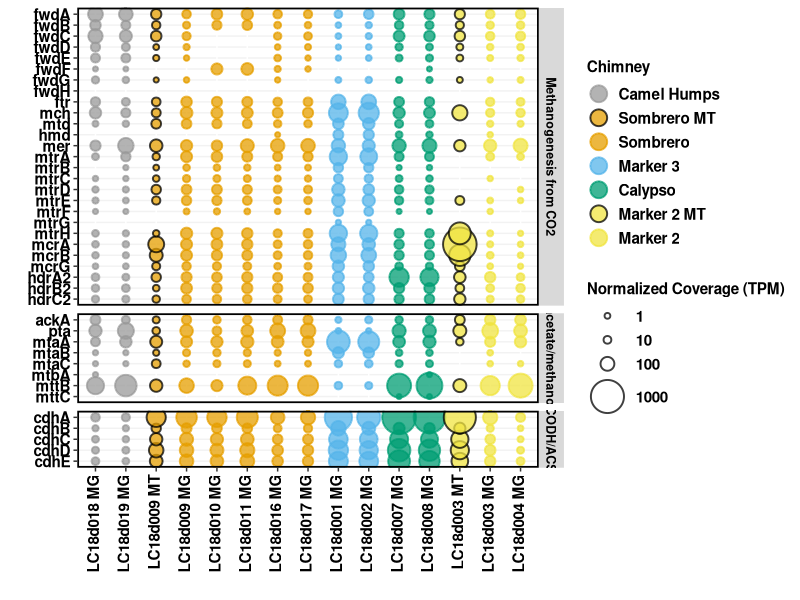
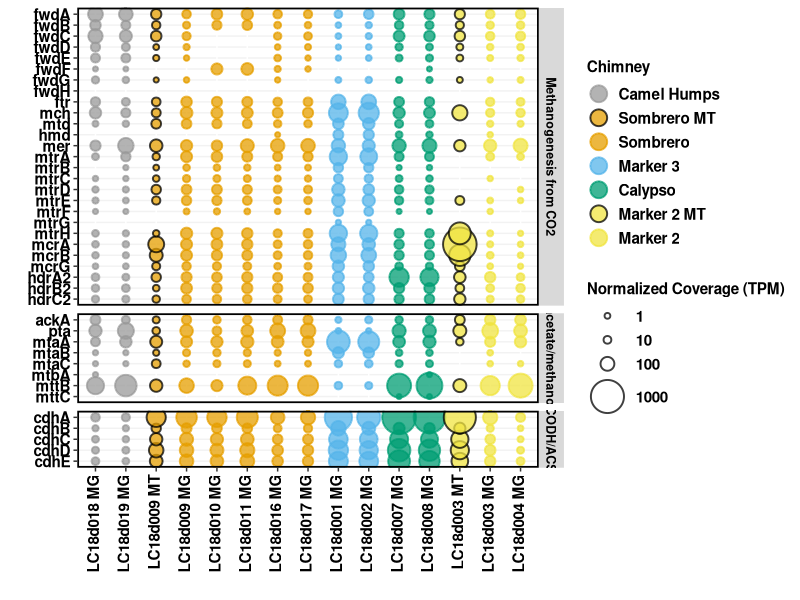
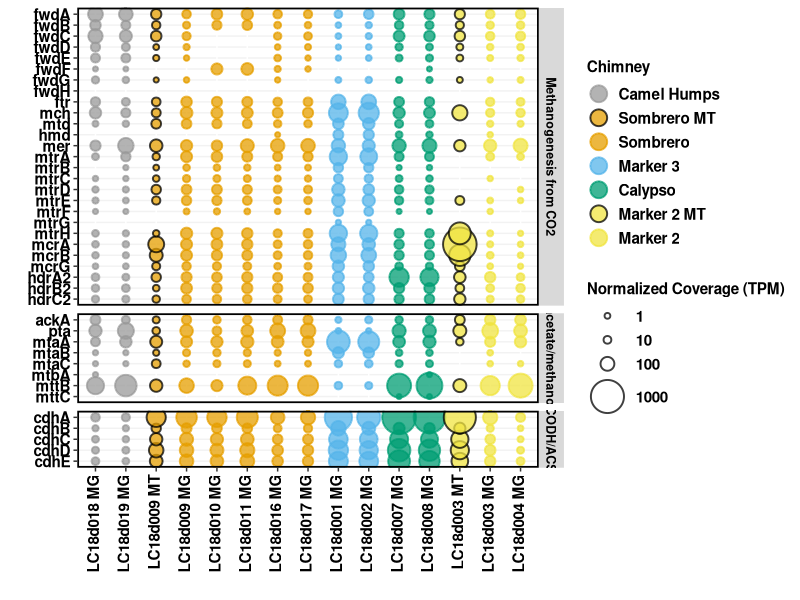

R code for these plots, in order:
# following tutorial from Jackie Zorz https://jkzorz.github.io/2019/06/05/Bubble-plots.html

library(ggplot2)
library(reshape2)

pc = read.csv("bubbles-methanogenesis-v2.csv", header = TRUE)

#convert data frame from a "wide" format to a "long" format
pcm = melt(pc, id = c("Sample", "Chimney"))

#Keep the order of samples from your excel sheet:
pcm$Sample <- factor(pcm$Sample,levels=unique(pcm$Sample))

#specify order of chimneys
pcm$Chimney = factor(pcm$Chimney, levels = c("Camel Humps", "Sombrero MT", "Sombrero", "Marker 3", "Calypso", "Marker 2 MT", "Marker 2"))

#define gene category factor
library(plyr)
pcm$Genes = revalue(pcm$variable, c("hdrC2"="Methanogenesis from CO2","hdrB2"="Methanogenesis from CO2","hdrA2"="Methanogenesis from CO2","mcrG"="Methanogenesis from CO2","mcrB"="Methanogenesis from CO2","mcrA"="Methanogenesis from CO2","mtrH"="Methanogenesis from CO2","mtrG"="Methanogenesis from CO2","mtrF"="Methanogenesis from CO2","mtrE"="Methanogenesis from CO2","mtrD"="Methanogenesis from CO2","mtrC"="Methanogenesis from CO2","mtrB"="Methanogenesis from CO2","mtrA"="Methanogenesis from CO2","mer"="Methanogenesis from CO2","hmd"="Methanogenesis from CO2","mtd"="Methanogenesis from CO2","mch"="Methanogenesis from CO2","ftr"="Methanogenesis from CO2","fwdH"="Methanogenesis from CO2","fwdG"="Methanogenesis from CO2","fwdF"="Methanogenesis from CO2","fwdE"="Methanogenesis from CO2","fwdD"="Methanogenesis from CO2","fwdC"="Methanogenesis from CO2","fwdB"="Methanogenesis from CO2","fwdA"="Methanogenesis from CO2","cdhE"="CODH/ACS","cdhD"="CODH/ACS","cdhC"="CODH/ACS","cdhB"="CODH/ACS","cdhA"="CODH/ACS","pta"="acetate/methanol","ackA"="acetate/methanol","mtaC"="acetate/methanol","mtaB"="acetate/methanol","mtaA"="acetate/methanol","mtbA"="acetate/methanol","mttB"="acetate/methanol","mttC"="acetate/methanol"))

#specify order of gene categories
pcm$Genes = factor(pcm$Genes, levels = c("Methanogenesis from CO2", "acetate/methanol", "CODH/ACS"))

# colors
cbPalette <- c("#999999", "#E69F00", "#E69F00", "#56B4E9", "#009E73", "#F0E442", "#F0E442", "#0072B2", "#D55E00", "#CC79A7")
outline1 <- c("black","#E69F00","black","black","black", "#F0E442","black")
outline2 <- c("#999999","black","#E69F00","#56B4E9","#009E73", "black","#F0E442")

xx = ggplot(pcm, aes(x = Sample, y = variable, order = variable)) + 
  geom_point(aes(size = value, fill = Chimney, color = Chimney), alpha = 0.75, shape = 21, stroke=1) + 
  scale_fill_manual(values = cbPalette, guide = guide_legend(override.aes = list(size=5))) +
  scale_color_manual(values = outline2) + 
  scale_size_continuous(limits = c(0.01, 4000), range=c(1,20), breaks = c(1,10,100,1000)) + 
  labs( x= "", y = "", size = "Normalized Coverage (TPM)", fill = "Chimney")  +
  theme(legend.key=element_blank(), 
        axis.text.x = element_text(colour = "black", size = 11, face = "bold", angle = 90, vjust = 0.3, hjust = 1), 
        axis.text.y = element_text(colour = "black", face = "bold", size = 11), 
        legend.text = element_text(size = 11, face ="bold", colour ="black"), 
        legend.title = element_text(size = 11, face = "bold"), panel.background = element_blank(), 
        panel.border = element_rect(colour = "black", fill = NA, size = 1.2), 
        legend.position = "right", panel.grid.major.y = element_line(colour = "grey95")) +  
  facet_grid(Genes ~ ., scales = "free", space="free") +
  #scale_y_discrete(limits = rev(levels(pcm$variable))) +
  theme(strip.text = element_text(size = 9, colour = "black", face = "bold", angle = 90))

xx

ggsave("bubbles-methanogenesis-v2.svg")
ggsave("bubbles-methanogenesis-v2.png")